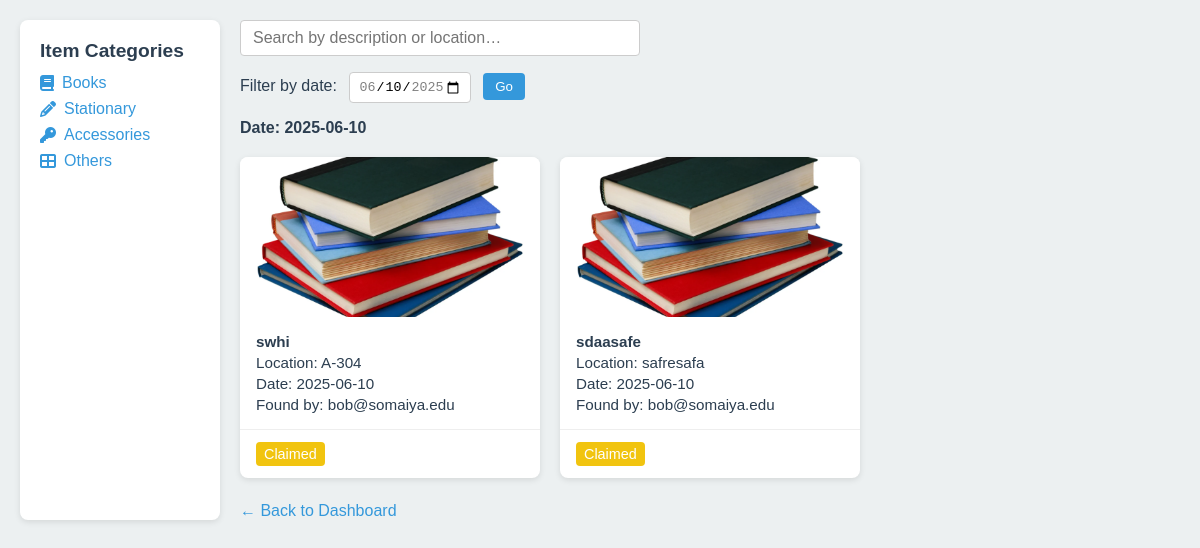
Screenshot of /category/books (signed in) with the database file from the repository.
### app.py (models this page shows)
class Report(db.Model):
    id          = db.Column(db.Integer, primary_key=True)
    email       = db.Column(db.String, nullable=False)
    filename    = db.Column(db.String, nullable=False)
    description = db.Column(db.String, nullable=False)
    location    = db.Column(db.String, nullable=False)
    date_found  = db.Column(db.String, nullable=False)  # 'YYYY-MM-DD'
    category    = db.Column(db.String, nullable=False)
    contact     = db.Column(db.String, nullable=False)
    timestamp   = db.Column(db.DateTime, server_default=db.func.now())
    claimed     = db.Column(db.Boolean, default=False)
    claimed_by  = db.Column(db.String, nullable=True)
    received    = db.Column(db.Boolean, default=False)

### app.py (the view)
@app.route('/category/<cat>')
@login_required
def category_items(cat):
    filter_date = request.args.get('filter_date')
    q = Report.query.filter_by(category=cat, received=False)
    if filter_date:
        q = q.filter_by(date_found=filter_date)
    items = q.order_by(Report.timestamp.desc()).all()
    items_for_js = [
        {'id': i.id, 'description': i.description, 'location': i.location}
        for i in items
    ]
    all_dates = [r.date_found for r in Report.query.with_entities(Report.date_found)]
    max_date = date.today().isoformat()
    min_date = (date.today() - timedelta(days=6)).isoformat()
    user_claims = {
        cr.report_id for cr in ClaimRequest.query.filter_by(user_email=session['email'])
    }
    return render_template(
        'categoryitems.html',
        items=items,
        items_for_js=items_for_js,
        category=cat,
        min_date=min_date,
        max_date=max_date,
        filter_date=filter_date,
        user_claims=user_claims
    )

### app.py (called while the page is built)
@app.context_processor
def inject_globals():
    return {
        'email': session.get('email'),
        'roles': session.get('roles', []),
        'today': date.today()
    }

def login_required(f):
    @wraps(f)
    def wrapper(*args, **kwargs):
        if 'email' not in session:
            return redirect(url_for('do_login'))
        return f(*args, **kwargs)
    return wrapper

### Templates/categoryitems.html (shortened to what this page needs)
<!DOCTYPE html>
<html lang="en">
<head>
  <link rel="stylesheet"
        href="https://cdnjs.cloudflare.com/ajax/libs/font-awesome/6.4.0/css/all.min.css" />
</head>
<body>
  <div class="container">
    <aside class="sidebar">
      <h3>Item Categories</h3>
      <nav>
        <ul>
          <li><a href="{{ url_for('category_items', cat='books') }}"><i class="fas fa-book"></i> Books</a></li>
          <li><a href="{{ url_for('category_items', cat='stationary') }}"><i class="fas fa-pencil-alt"></i> Stationary</a></li>
          <li><a href="{{ url_for('category_items', cat='accessories') }}"><i class="fas fa-key"></i> Accessories</a></li>
          <li><a href="{{ url_for('category_items', cat='others') }}"><i class="fas fa-th-large"></i> Others</a></li>
        </ul>
      </nav>
    </aside>
    <section class="main">
      <div class="search-bar">
        <input
          type="text"
          id="search"
          placeholder="Search by description or location…"
          oninput="filterCards()"
        />
      </div>
      <form class="filter" method="get"
            action="{{ url_for('category_items', cat=category) }}">
        <label for="filter_date">Filter by date:</label>
        <input
          type="date"
          id="filter_date"
          name="filter_date"
          min="{{ min_date }}"
          max="{{ max_date }}"
          value="{{ filter_date or max_date }}"
        />
        <button type="submit">Go</button>
      </form>
      <div class="current-date">
        Date:
        <strong>{{ filter_date or today.strftime('%Y-%m-%d') }}</strong>
      </div>
      <div class="card-grid">
        {% for item in items %}
          <div class="card" data-id="{{ item.id }}">
            <img
              src="{% if item.filename %}
                       {{ url_for('static', filename='uploads/'~item.filename) }}
                     {% else %}
                       {{ url_for('static', filename='images/placeholder.png') }}
                     {% endif %}"
              alt="{{ item.description }}"
            />
            <div class="card-body">
              <p><strong>{{ item.description }}</strong></p>
              <p>Location: {{ item.location }}</p>
              <p>Date: {{ item.date_found }}</p>
              <p>Found by: {{ item.email }}</p>
            </div>
            <div class="card-footer">
              {% if item.received %}
                <span class="status-indicator status-received">Received</span>
              {% elif item.claimed and item.claimed_by==email %}
                <span class="status-indicator status-claimed">Claimed</span>
              {% elif item.id in user_claims %}
                <span class="status-indicator status-claimed">Pending…</span>
              {% endif %}
            </div>
          </div>
        {% endfor %}
      </div>
      <a href="{{ url_for('show_home') }}" class="back-btn">&larr; Back to Dashboard</a>
    </section>
  </div>
</body>
</html>

### Templates/categoryitems.html (style rules this page uses)
* { box-sizing: border-box; }
body { margin: 0; font-family: Arial, sans-serif; background: #ecf0f1; color: #2c3e50; }
.container { display: flex; max-width: 1200px; margin: 0 auto; padding: 20px; }
.sidebar { width: 200px; background: #fff; padding: 20px; border-radius: 8px; box-shadow: 0 2px 6px rgba(0,0,0,0.1); margin-right: 20px; }
.sidebar h3 { margin-top: 0; font-size: 1.2rem; margin-bottom: 12px; }
.sidebar ul { list-style: none; padding: 0; margin: 0; }
.sidebar li + li { margin-top: 8px; }
.sidebar a { text-decoration: none; color: #3498db; font-weight: 500; display: flex; align-items: center; gap: 8px; }
.main { flex: 1; }
.search-bar { margin-bottom: 16px; }
.search-bar input { width: 100%; max-width: 400px; padding: 8px 12px; font-size: 1rem; border: 1px solid #ccc; border-radius: 4px; }
form.filter { margin-bottom: 16px; }
form.filter label { margin-right: 8px; font-weight: 500; }
form.filter input[type="date"] { padding: 6px 8px; border: 1px solid #ccc; border-radius: 4px; margin-right: 8px; }
form.filter button { padding: 6px 12px; background: #3498db; border: none; color: #fff; border-radius: 4px; cursor: pointer; }
.current-date { margin-bottom: 20px; font-weight: bold; }
.card-grid { display: grid; grid-template-columns: repeat(auto-fill, minmax(260px, 1fr)); gap: 20px; }
.card { background: #fff; border-radius: 8px; overflow: hidden; box-shadow: 0 2px 6px rgba(0,0,0,0.1); display: flex; flex-direction: column; }
.card img { width: 100%; height: 160px; object-fit: cover; }
.card-body { padding: 12px 16px; flex: 1; }
.card-body p { margin: 4px 0; font-size: 0.95rem; }
.card-footer { padding: 12px 16px; border-top: 1px solid #eee; display: flex; align-items: center; justify-content: space-between; }
.status-indicator { font-size: 0.9rem; padding: 4px 8px; border-radius: 4px; font-weight: 500; }
.status-claimed { background: #f1c40f; color: #fff; }
.back-btn { display: inline-block; margin-top: 24px; text-decoration: none; color: #3498db; font-weight: 500; }

### rows the page displays
Report: filename (picture), description "swhi", location "A-304", date_found "2025-06-10", email "bob@somaiya.edu", received "Claimed"
Report: filename (picture), description "sdaasafe", location "safresafa", date_found "2025-06-10", email "bob@somaiya.edu", received "Claimed"
